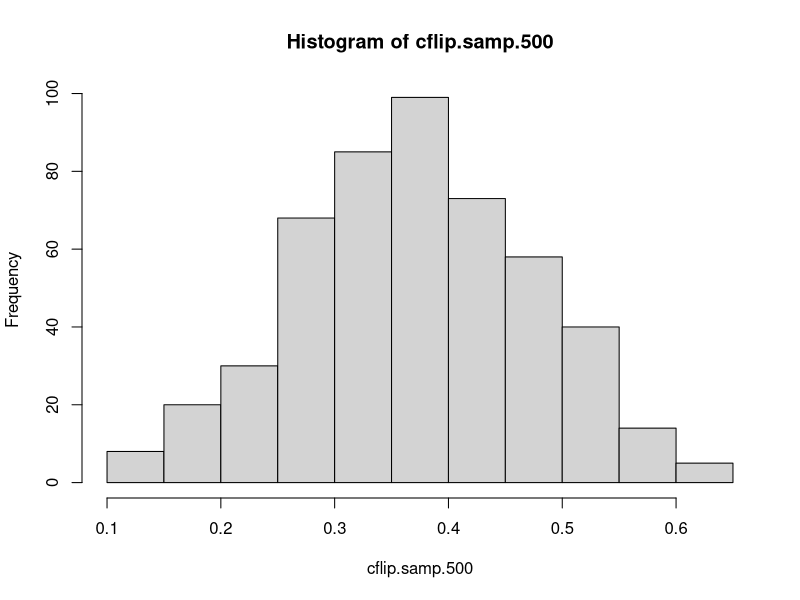
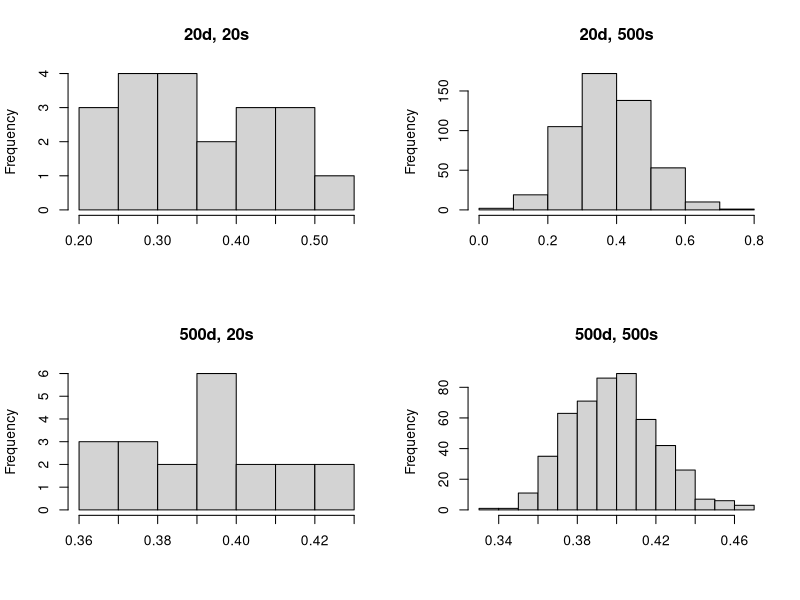

Write the R code that produced these figures, in order.
## ---- chunk 1
#this is the lower tail (less than 19)
lower.pval <- pnorm(q=19,mean=35,sd=8,lower.tail=TRUE);lower.pval
upper.pval <- pnorm(q=40,mean=35,sd=8,lower.tail=FALSE);upper.pval
total.pval <- lower.pval + upper.pval; total.pval
## ---- chunk 2
event.A <- 0.37 + 0.20 + 0.13 + 0.03; print(event.A)
## ---- chunk 3
event.B <- 0.06 + 0.21 + 0.37; print(event.B)
## ---- chunk 4
1 - event.A
## ---- chunk 5
pnorm(210,180,25,lower.tail=FALSE)
## ---- chunk 6
pnorm(182,180,25,lower.tail=TRUE)
## ---- chunk 7
1- pnorm(160,180,25,lower.tail=TRUE) - pnorm(192,180,25,lower.tail=FALSE)
## ---- chunk 8
cflip=rbinom(20,1,.55)
## ---- chunk 9
cflipsamp=sample(cflip,20,replace=T)
## ---- chunk 10
cflip.samp.500 <- replicate(500,mean(sample(cflip,20,replace=T)))
## ---- chunk 11
hist(cflip.samp.500)
## ---- chunk 12
par(mfrow=c(2,2))
hist(replicate(20,mean(sample(cflip,20,replace=T))),main='20d, 20s',xlab='')
hist(replicate(500,mean(sample(cflip,20,replace=T))),main='20d, 500s',xlab='')
hist(replicate(20,mean(sample(cflip,500,replace=T))),main='500d, 20s',xlab='')
hist(replicate(500,mean(sample(cflip,500,replace=T))),main='500d, 500s',xlab='')
## ---- chunk 13
sessionInfo()
